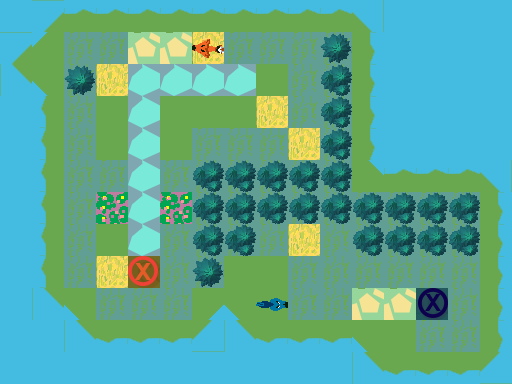

The image is a tile-based game level rendered from a .tmx file. Its description and complete source (layers, tilesets, objects, tile grids) follow:
An orthogonal 16x12 tile map with 32x32 px tiles, 3 tile layers (Ground, Obstacles, Objects), 1 hidden layer not drawn.

<map version="1.0" orientation="orthogonal" renderorder="right-down" width="16" height="12" tilewidth="32" tileheight="32" nextobjectid="6">
 <tileset firstgid="1" name="TilesetPlaceholder" tilewidth="32" tileheight="32" tilecount="240" columns="10">
  <image source="../../../Tileset.png" width="320" height="768" />
 </tileset>
 <layer name="Ground" width="16" height="12">
  <data encoding="csv">
5,3221225493,1610612747,1610612747,1610612747,1610612747,1610612747,1610612747,1610612747,1610612747,1610612747,1610612757,5,5,5,5,
3221225493,3221225503,7,7,2684354568,2684354568,2,7,7,7,7,11,5,5,5,5,
2684354581,2684354591,7,2,18,18,18,18,1,7,7,11,5,5,5,5,
5,3221225483,7,1,18,1,1,1,2,7,7,11,5,5,5,5,
5,3221225483,7,1,18,1,7,7,7,2,7,11,5,5,5,5,
5,3221225483,7,7,18,7,7,7,7,7,7,1610612767,1610612747,1610612747,1610612747,1610612757,
5,3221225483,7,3,18,3,7,7,7,7,7,7,7,7,7,11,
5,3221225483,7,1,18,7,7,7,7,2,7,7,7,7,7,11,
5,3221225483,7,2,1,7,7,1,1,7,7,7,7,7,7,11,
5,2684354581,2684354591,7,7,7,31,2684354591,1,7,7,2684354568,2684354568,1,7,11,
5,5,2684354581,2684354571,2684354571,2684354571,21,2684354581,2684354571,2684354571,2684354571,2684354591,1,7,7,11,
5,5,5,5,5,5,5,5,5,5,5,2684354581,2684354571,2684354571,2684354571,21
</data>
 </layer>
 <layer name="Obstacles" width="16" height="12">
  <data encoding="csv">
0,0,0,0,0,0,0,0,0,0,0,0,0,0,0,0,
0,0,0,0,0,0,0,0,0,0,53,0,0,0,0,0,
0,0,53,0,0,0,0,0,0,0,42,0,0,0,0,0,
0,0,0,0,0,0,0,0,0,0,42,0,0,0,0,0,
0,0,0,0,0,0,0,0,0,0,42,0,0,0,0,0,
0,0,0,0,0,0,42,42,42,42,42,0,0,0,0,0,
0,0,0,0,0,0,42,42,42,42,42,42,42,42,42,0,
0,0,0,0,0,0,42,42,0,0,0,42,42,42,42,0,
0,0,0,0,0,0,53,0,0,0,0,0,0,0,0,0,
0,0,0,0,0,0,0,0,0,0,0,0,0,0,0,0,
0,0,0,0,0,0,0,0,0,0,0,0,0,0,0,0,
0,0,0,0,0,0,0,0,0,0,0,0,0,0,0,0
</data>
 </layer>
 <layer name="Objects" width="16" height="12">
  <data encoding="csv">
0,0,0,0,0,0,0,0,0,0,0,0,0,0,0,0,
0,0,0,0,0,0,1610612927,0,0,0,0,0,0,0,0,0,
0,0,0,0,0,0,0,0,0,0,0,0,0,0,0,0,
0,0,0,0,0,0,0,0,0,0,0,0,0,0,0,0,
0,0,0,0,0,0,0,0,0,0,0,0,0,0,0,0,
0,0,0,0,0,0,0,0,0,0,0,0,0,0,0,0,
0,0,0,0,0,0,0,0,0,0,0,0,0,0,0,0,
0,0,0,0,0,0,0,0,0,0,0,0,0,0,0,0,
0,0,0,0,181,0,0,0,0,0,0,0,0,0,0,0,
0,0,0,0,0,0,0,0,2684354752,0,0,0,0,182,0,0,
0,0,0,0,0,0,0,0,0,0,0,0,0,0,0,0,
0,0,0,0,0,0,0,0,0,0,0,0,0,0,0,0
</data>
 </layer>
 <layer name="Solution" width="16" height="12" visible="0">
  <data encoding="csv">
224,224,224,224,224,224,224,224,224,224,224,224,224,224,224,224,
224,0,0,0,0,0,0,0,0,0,0,0,0,0,0,224,
224,0,0,0,0,0,0,0,0,0,0,0,0,0,0,224,
224,224,224,224,224,224,0,0,0,0,0,0,0,0,0,224,
224,224,224,224,224,224,0,0,0,0,0,0,0,0,0,224,
224,0,0,0,0,0,0,0,0,0,0,0,0,0,0,224,
224,0,0,0,0,0,0,0,0,0,0,0,0,0,0,224,
224,0,0,0,0,0,0,0,0,0,0,0,0,0,0,224,
224,0,0,0,0,0,0,0,0,0,0,17,0,0,0,224,
224,0,0,0,0,0,0,0,0,0,0,0,0,0,0,224,
224,0,0,0,0,0,0,0,0,0,0,0,0,0,0,224,
224,224,224,224,224,224,224,224,224,224,224,224,224,224,224,224
</data>
 </layer>
</map>
